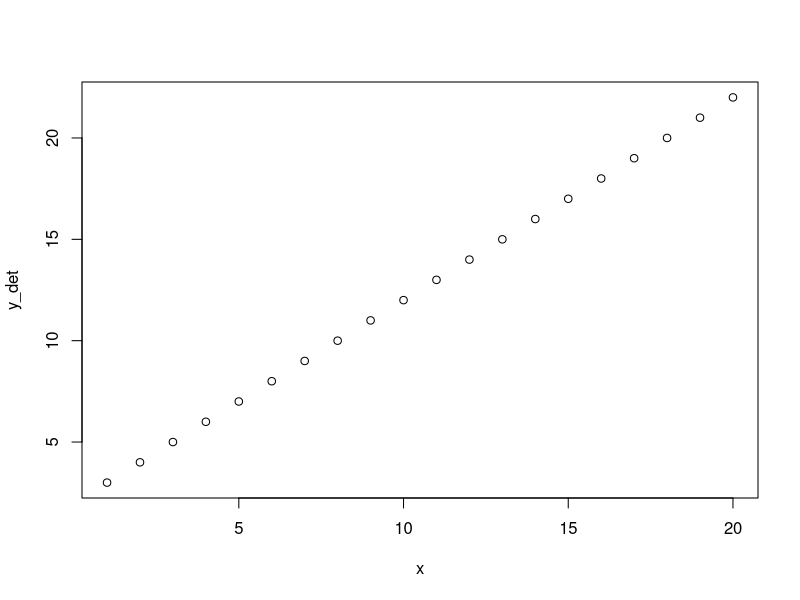
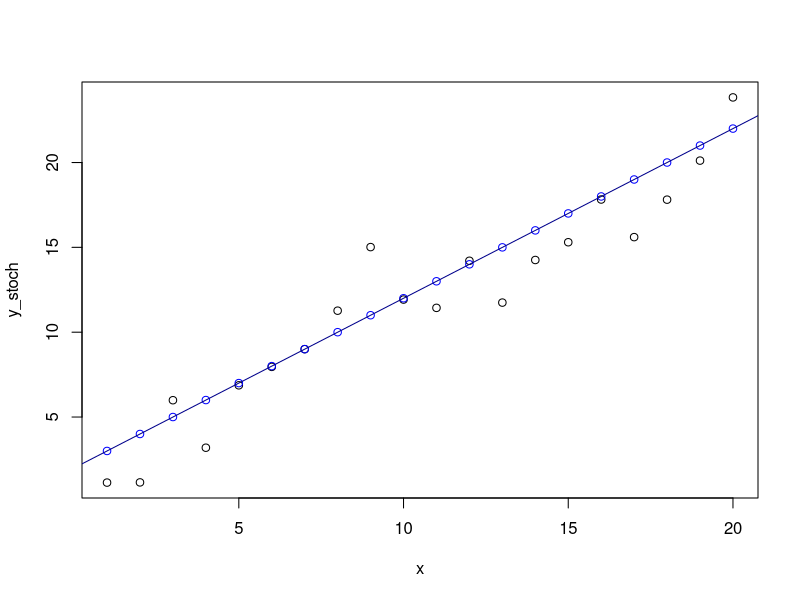
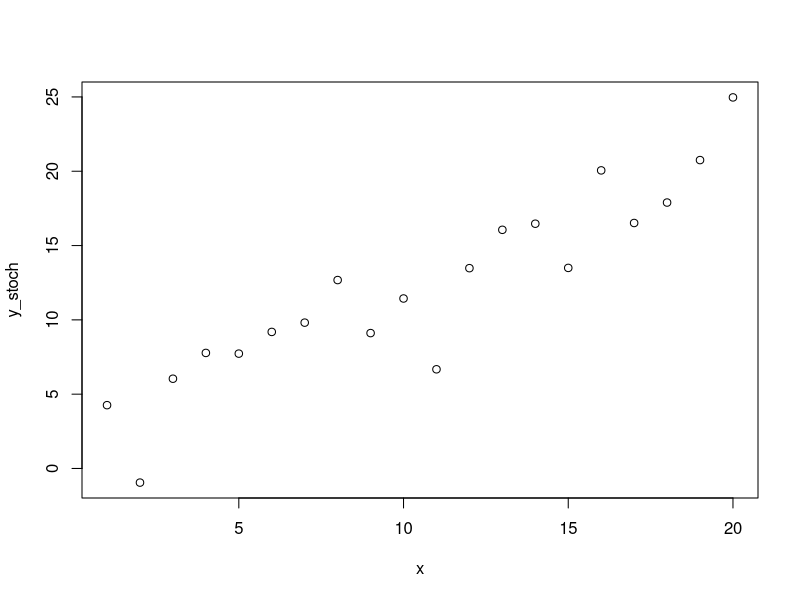
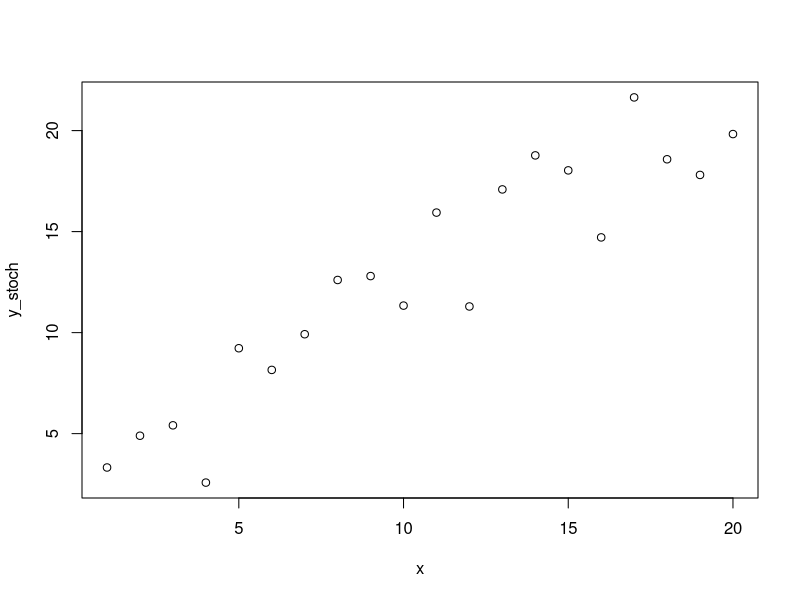
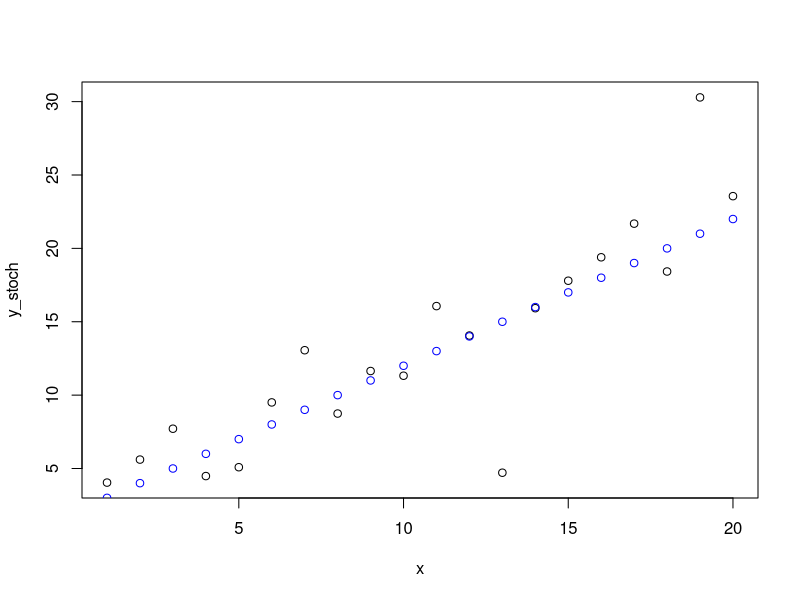
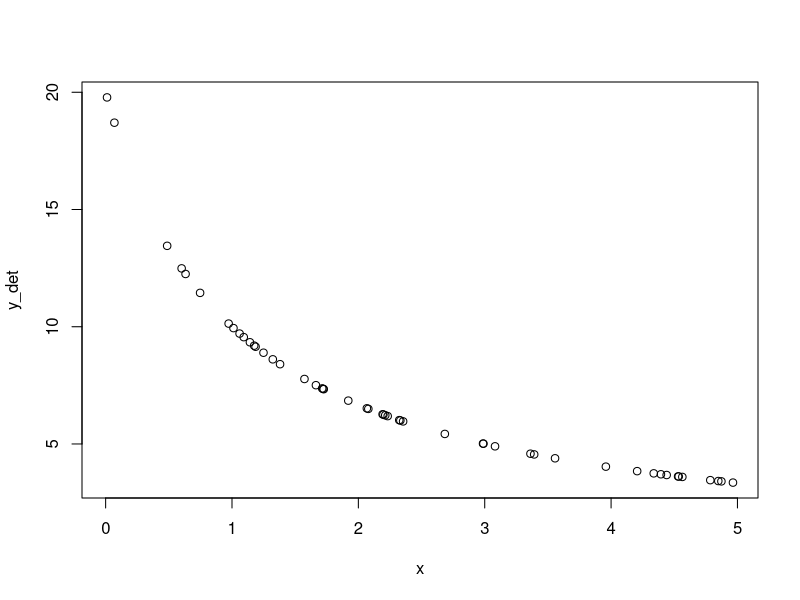
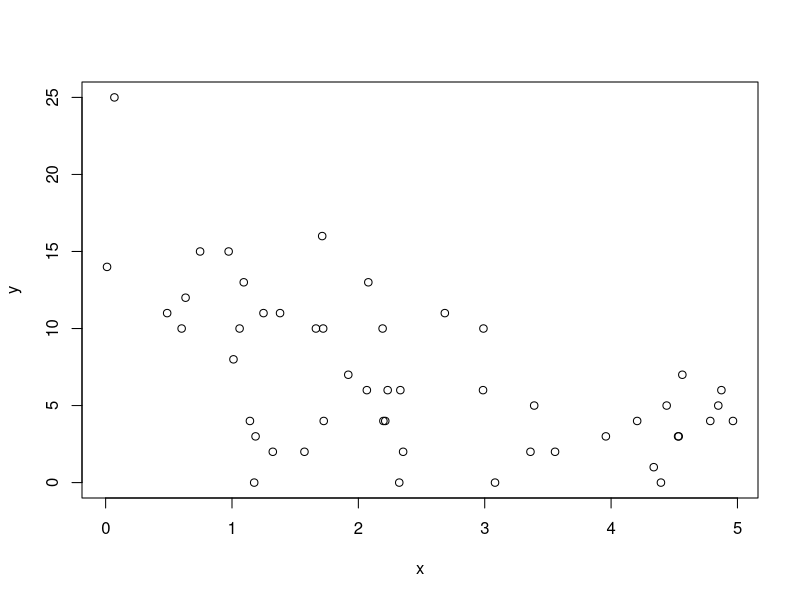
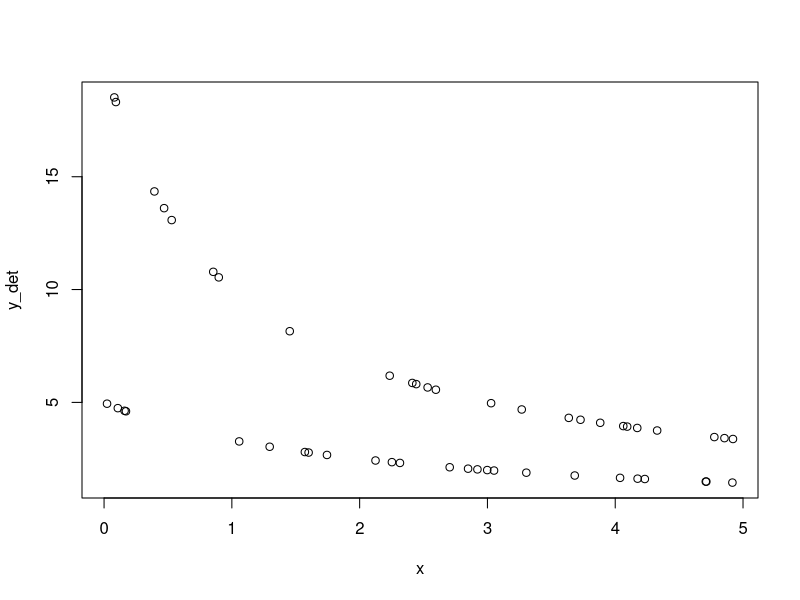

The R source for these figures, in order:
# Chapter 5: Simulations and Power Analysis

library(tidyverse)      


# Basic example -----------------------------------------------------------

x <- 1:20
a <- 2
b <- 1

y_det <- a + b * x

plot(x = x,y = y_det)

# Add stochasiticty 

  y_stoch <- rnorm(n = 20, mean = y_det, sd = 2)
  
  plot(x=x, y=y_stoch)
  
  points(x,y_det,col="blue")
  abline(a = 2, b = 1,col="darkblue")

# Sample a few times to see stochasticity
  
  y_stoch <- rnorm(n = 20, mean = y_det, sd = 2)
  plot(x=x, y=y_stoch)
  
  y_stoch <- rnorm(n = 20, mean = y_det, sd = 2)
  plot(x=x, y=y_stoch)


# variance increases with mean --------------------------------------------

  x <- 1:20
  a <- 2
  b <- 1
  sd_multiplier = 0.3
  
  y_det <- a + b * x
  y_stoch <- rnorm(n = 20, mean = y_det, sd = y_det*sd_multiplier)
  
  plot(x=x, y=y_stoch)
  points(x,y_det,col="blue")
  

# negative binomial -------------------------------------------------------

  ?rnbinom
  # mu = mean
  # size = dispersion parameter
  
  
  a <- 20
  b <- 1
  k <- 5
  x <- runif(50, min=0, max=5)
  
  y_det <- a/(b+x)
  
  plot(x = x,y=y_det)
  
  y <- rnbinom(n = 50,mu = y_det,size = k)
  
  plot(x = x,y=y)  
  

# 2 categorical groups ------------------------------------------------------

g <- factor(rep(1:2,each=25))
  
  # alternatively, it may be easier to remember  
  g <- factor(rep(c(1,2),25))
  
a <- c(20,10)
b <- c(1,2)
k <- 5
x <- runif(50,min=0,max=5)

y_det <- a[g]/(b[g]+x)

plot(x = x,y=y_det)

y <- rnbinom(n = 50,size = k,mu = y_det)

plot(x = x, y = y)
plot(x = x, y = y, col = g)
plot(x = x, y = y, pch = as.numeric(g))

plot(x = x, y = y, col = g, pch=as.numeric(g))
points(x = x, y = y_det, col =g, pch = as.numeric(g)+15) #note the +15 bit only works in this specific case and isn't general to fill in the points

library(ggplot2)
ggplot(mapping = aes(x=x,y=y,colour = g))+
  geom_point()+
  geom_line(mapping = aes(x=x,y=y_det,colour = g))


# alternative approach to categorical groups ------------------------------

# Alterantively, it may be easier to keep all of the information in a single data frame

library(tidyverse)
library(ggplot2)

# Make a data.frame containing the chosen parameters

  species_parms <- 
    data.frame(species = c(1,2),
             a = c(20,10),
             b = c(1,2),
             k = 5)

# Make a data.frame containing random x draws for each species

  x_values_per_species <- 
    data.frame(species = rep(c(1,2),25),
               x = runif(50,min=0,max=5))

# Combine the two

  combined_data <-  x_values_per_species %>%
    left_join(species_parms)
  
# Make species a factor
  
  combined_data <- 
  combined_data %>%
    mutate(species = as.factor(species))

# Use mutate to calculate y_det
  
  combined_data <-
    combined_data %>%
      mutate(y_det = a/(b+x))
  
# Plot determinate bit
  
  ggplot(data = combined_data,
         mapping = aes(x=x,y=y_det,colour = species))+
    geom_point()
  
  
# Add stochastic bit:
  
  combined_data <-
  combined_data %>%
    rowwise() %>% # note this bit!
    mutate(y = rnbinom(n = 1,size = k,mu = y_det))

  
# Plot 

  ggplot(data = combined_data ,
         mapping = aes(x=x,y=y,colour = species))+
    geom_point()+ #these first three lines plot the points for the elements with stochasticity
    geom_line(mapping = aes(x=x,y=y_det,color=species)) #this adds a line for the determinate estimates


# for loop examples -------------------------------------------------------

  for(i in 1:100){
    
    print(i)
    
    
  }
  
  
  x_unif<- runif(n = 50,min = 0,max = 100)
  
  for(x in length(x_unif)){
    
    x_unif[x] <- rnorm(n = 1,mean = x_unif[x],sd = 2)
    
  }
  
  # Nested loop
  
  for(i in 1:10){
    for(j in 1:20){

      print(paste("i = ",i," j = ",j))
      
    }}
  
    

# power analysis: linear regression ---------------------------------------

  x <- 1:20
  a <- 2
  b <- 1
  sd <- 8
  N = 20
  set.seed(1)

  y_det <- a + b*x
  
  y <- rnorm(n = length(y_det),
             mean = y_det,
             sd = sd)
  
  # fit a linear model
  
    m <- lm(y ~ x)
  
  # get the model coefficients
    
    coef(summary(m))

  # get the pvalue
    
    coef(summary(m))["x","Pr(>|t|)"]
    
    # or use tidyverse
    
      coefs <- as.data.frame(coef(summary(m))) %>%
        rownames_to_column(var = "parameter")
    
      coefs %>%
        filter(parameter == "x")%>%
        pull(`Pr(>|t|)`)

  # Wrap this in a for() loop
    
  nsim <- 400
  pval <- numeric(nsim)
  
  for(i in 1:nsim){
    
    y_det <- a + b*x
    y <- rnorm(n = length(y_det),
               mean = y_det,
               sd = sd)
    
    m <- lm(y ~ x)
    
    #get p-value
    
    pval[i] <- coef(summary(m))["x","Pr(>|t|)"]
    
  }

  sum(pval < 0.05)/nsim
  

  # how does slope impact power?  
  
  bvec <- seq(-2, 2, by = 0.1)
  power.b <- numeric(length(bvec))

  for(j in 1:length(bvec)){
  for(i in 1:nsim){
    
    b <- bvec[j]
    y_det <- a + b*x
    y <- rnorm(n = length(y_det),
               mean = y_det,
               sd = sd)
    
    m <- lm(y ~ x)
    
    #get p-value
    
    pval[i] <- coef(summary(m))["x","Pr(>|t|)"]
    
    }#end i lloop
    power.b[j] <- sum(pval< 0.05)/nsim
    
  }#end j loop
  
  plot(power.b ~ bvec)
  
  
